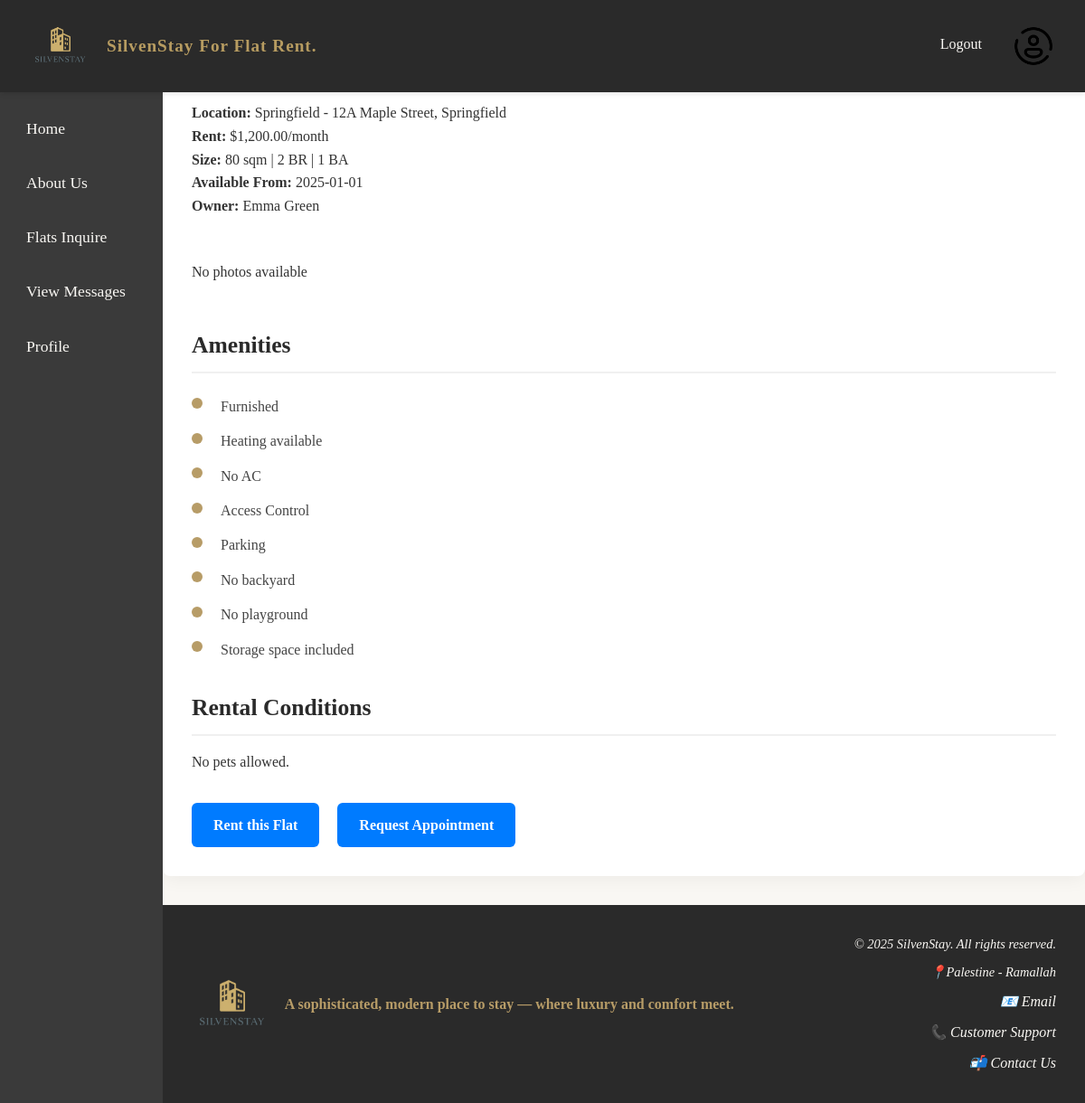
/flatDetails.php?flat_id=1 (signed in), run on the app's committed database.
### tables this page shows
CREATE TABLE flats
(
    flat_id            INT AUTO_INCREMENT PRIMARY KEY,
    reference_number   VARCHAR(6) UNIQUE NOT NULL,
    owner_id           INT               NOT NULL,
    location           VARCHAR(100)      NOT NULL,
    address            VARCHAR(255)      NOT NULL,
    monthly_rent       DECIMAL(10, 2)    NOT NULL,
    available_from     DATE              NOT NULL,
    available_to       DATE,
    bedrooms           INT               NOT NULL,
    bathrooms          INT               NOT NULL,
    size_sqm           INT               NOT NULL,
    is_furnished       BOOLEAN           NOT NULL,
    has_heating        BOOLEAN           NOT NULL,
    has_ac             BOOLEAN           NOT NULL,
    has_access_control BOOLEAN           NOT NULL,
    has_parking        BOOLEAN           NOT NULL,
    has_backyard       BOOLEAN           NOT NULL,
    has_playground     BOOLEAN           NOT NULL,
    has_storage        BOOLEAN           NOT NULL,
    rental_conditions  TEXT,
    status             ENUM ('pending', 'approved', 'rented') DEFAULT 'pending',
    approved_by        INT,
    approval_date      DATETIME,
    FOREIGN KEY (owner_id) REFERENCES users (user_id),
    FOREIGN KEY (approved_by) REFERENCES users (user_id)
);

CREATE TABLE users
(
    user_id          INT AUTO_INCREMENT PRIMARY KEY,
    national_id      VARCHAR(50)                           NOT NULL,
    name             VARCHAR(100)                          NOT NULL,

    flat_no          VARCHAR(50),
    street           VARCHAR(100),
    city             VARCHAR(100),

    postal_code      VARCHAR(10),
    date_of_birth    DATE,
    email            VARCHAR(100) UNIQUE                   NOT NULL,
    mobile_number    VARCHAR(15),
    telephone_number VARCHAR(15),
    bank_name        VARCHAR(100),
    bank_branch      VARCHAR(100),
    account_number   VARCHAR(50),
    password         VARCHAR(255)                          NOT NULL,
    user_type        ENUM ('customer', 'owner', 'manager') NOT NULL,
    customer_id      VARCHAR(9) UNIQUE,
    owner_id         VARCHAR(9) UNIQUE,
    manager_id       VARCHAR(9) UNIQUE,
    profile_photo    VARCHAR(255)
);

### flatDetails.php (the view, shortened to what this page needs)
<?php
$flat_id = isset($_GET['flat_id']) ? intval($_GET['flat_id']) : 0;
$pdo = getPDOConnection();
try {
    $stmt = $pdo->prepare("
        SELECT f.*, u.name AS owner_name, d.title, d.description
        FROM flats f
        LEFT JOIN flat_descriptions d ON f.flat_id = d.flat_id
        JOIN users u ON f.owner_id = u.user_id
        WHERE f.flat_id = :flat_id
    ");
    $stmt->execute(['flat_id' => $flat_id]);
    $flat = $stmt->fetch(PDO::FETCH_ASSOC);
    $photoStmt = $pdo->prepare("SELECT photo_path FROM flat_photos WHERE flat_id = :flat_id");
    $photoStmt->execute(['flat_id' => $flat_id]);
    $photos = $photoStmt->fetchAll(PDO::FETCH_ASSOC);
} catch (PDOException $e) {
    $_SESSION['message'] = "Database error: Unable to fetch flat details.";
    error_log("Database error in flatDetails.php: " . $e->getMessage());
    header("Location: main.php");
    exit;
}
?>
<!DOCTYPE html>
<html lang="en">
<head>
    <link rel="stylesheet" href="styles.css">
</head>
<body>
<?php include 'header.php'; ?>
<?php include 'nav.php'; ?>
<main class="site-main">
    <h2><?= htmlspecialchars($flat['title'] ?? 'Flat ' . $flat['reference_number']) ?></h2>
    <p><strong>Location:</strong> <?= htmlspecialchars($flat['location']) ?> - <?= htmlspecialchars($flat['address']) ?>
    </p>
    <p><strong>Rent:</strong> $<?= number_format($flat['monthly_rent'], 2) ?>/month</p>
    <p><strong>Size:</strong> <?= (int)$flat['size_sqm'] ?> sqm | <?= (int)$flat['bedrooms'] ?> BR
        | <?= (int)$flat['bathrooms'] ?> BA</p>
    <p><strong>Available From:</strong> <?= htmlspecialchars($flat['available_from']) ?></p>
    <p><strong>Owner:</strong> <?= htmlspecialchars($flat['owner_name'] ?? 'Unknown Owner') ?></p>
    <section class="photo-slider">
        <?php if (!empty($photos)): ?>
            <?php foreach ($photos as $photo): ?>
                <img src="flatImages/<?= htmlspecialchars($photo['photo_path']) ?>" alt="Flat photo">
            <?php endforeach; ?>
        <?php else: ?>
            <p>No photos available</p>
        <?php endif; ?>
    </section>
    <h3>Amenities</h3>
    <ul class="bullet-points">
        <li><?= $flat['is_furnished'] ? 'Furnished' : 'Unfurnished' ?></li>
        <li><?= $flat['has_heating'] ? 'Heating available' : 'No heating' ?></li>
        <li><?= $flat['has_ac'] ? 'Air Conditioning' : 'No AC' ?></li>
        <li><?= $flat['has_access_control'] ? 'Access Control' : 'No access control' ?></li>
        <li><?= $flat['has_parking'] ? 'Parking' : 'No parking' ?></li>
        <li><?= $flat['has_backyard'] ? 'Backyard' : 'No backyard' ?></li>
        <li><?= $flat['has_playground'] ? 'Playground' : 'No playground' ?></li>
        <li><?= $flat['has_storage'] ? 'Storage space included' : 'No storage' ?></li>
    </ul>
    <?php if (!empty($flat['rental_conditions'])): ?>
        <h3>Rental Conditions</h3>
        <p><?= nl2br(htmlspecialchars($flat['rental_conditions'])) ?></p>
    <?php endif; ?>
    <div class="rent-buttons">
        <a href="rent.php?id=<?= (int)$flat_id ?>">Rent this Flat</a>
        <a href="requestAppointment.php?id=<?= (int)$flat_id ?>">Request Appointment</a>
    </div>
</main>
<?php include 'footer.php'; ?>
</body>
</html>

### styles.css (style rules this page uses)
* { margin: 0; padding: 0; box-sizing: border-box; }
body { display: flex; flex-direction: column; min-height: 100vh; background-color: #f9f7f3; color: #333; line-height: 1.6; overflow-x: hidden; }
body, button, input, select, textarea { font-family: 'Georgia', 'Times New Roman', serif; }
h1, h2, h3, h4 { color: #2a2a2a; }
h2 { font-size: 2rem; font-weight: 600; }
h3 { font-size: 1.8rem; font-weight: 600; }
p, a, span, li { font-size: 1rem; color: #333; }
.site-main { flex: 1; padding: 2rem; margin-left: 15%; background-color: white; }
.site-main { padding: 2rem; background-color: white; border-radius: 8px; box-shadow: 0 4px 20px rgba(0, 0, 0, 0.05); margin-bottom: 2rem; }
.site-main h2 { font-size: 2.2rem; color: #2a2a2a; margin-bottom: 1rem; position: relative; padding-bottom: 0.5rem; }
.site-main h2::after { content: ''; position: absolute; bottom: 0; left: 0; width: 80px; height: 4px; background-color: #B79C67; }
.photo-slider { position: relative; margin: 2rem 0; padding: 1rem 0; overflow-x: auto; scroll-behavior: smooth; }
.site-main h3 { font-size: 1.6rem; color: #2a2a2a; margin: 2rem 0 1rem; padding-bottom: 0.5rem; border-bottom: 2px solid #f0f0f0; }
.bullet-points { list-style-type: none; padding-left: 0; margin: 1.5rem 0; }
.bullet-points li { position: relative; padding-left: 2rem; margin-bottom: 0.8rem; line-height: 1.6; color: #444; }
.bullet-points li::before { content: ''; position: absolute; left: 0; top: 0.6rem; width: 12px; height: 12px; background-color: #B79C67; border-radius: 50%; transform: translateY(-50%); }
.rent-buttons { margin-top: 2em; display: flex; gap: 20px; }
.rent-buttons a { display: inline-block; padding: 12px 24px; background-color: #007BFF; color: white; text-decoration: none; border-radius: 6px; font-weight: bold; transition: background-color 0.2s; }

### data on the page
flats: location "Springfield", address "12A Maple Street, Springfield", monthly_rent "1,200.00", size_sqm "80", bedrooms "2", bathrooms "1", available_from "2025-01-01", owner.name "Emma Green", rental_conditions "No pets allowed."

### other printed values
$link['text'] "Logout"
$link['text'] "Home"
$link['text'] "About Us"
$link['text'] "Flats Inquire"
$link['text'] "View Messages"
$link['text'] "Profile"
